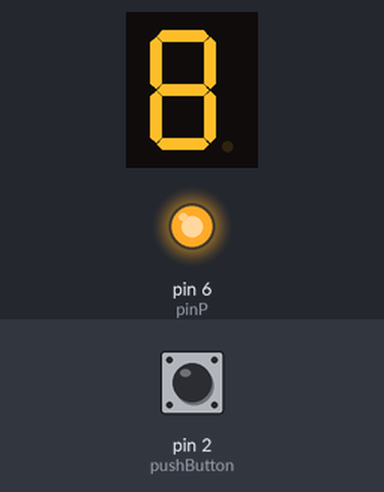
Recording of a sketch running on a simulated Arduino Uno, built with avr-gcc and run on an emulated ATmega328P. Parts: 1-digit seven-segment display, output pins drawn as LEDs (lit = HIGH). Wiring (inferred from the names in the program): 1-digit 7-segment display, segments lit when LOW: segments pin 13, pin 12, pin 11, pin 10, pin 9, pin 8, pin 7. The test bench sets the inputs (shaded band); at power-on: pin 2 (pushButton) HIGH. The segment pins are drawn as the display they are named for; pins used as bus, display or sensor lines are not drawn.

Above: at 7.8 s.
7.9 s: pin 2 (pushButton) pulled LOW for 3 s
At 10.9 s:
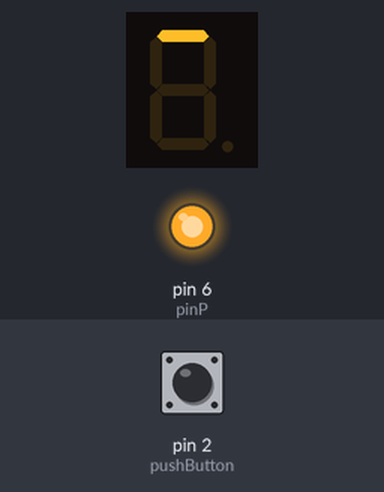
At 11.4 s:
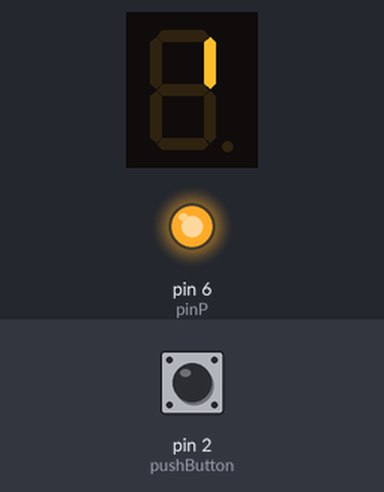
Timing chart, 0 to 12.9 s (numbered marks = the images above; inputs shaded):
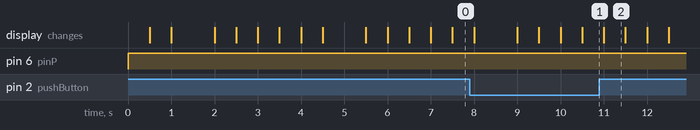

Measured:
- after the input at 7.9 s, the display: first differs from a run without the input after 2.6 s (image 1)
- what the display in image 2 shows lasts 0.5 s, from 11.0 s to 11.5 s

The sketch:

Student_ID_Marquee.ino
```cpp
byte pinA=13, pinB=12, pinC=11, pinD=10, pinE=9, pinF=8, pinG=7, pinP=6;
byte pushButton = 2;
void setup(){
    pinMode(pinA, OUTPUT); pinMode(pinB, OUTPUT); pinMode(pinC, OUTPUT);
    pinMode(pinD, OUTPUT); pinMode(pinE, OUTPUT); pinMode(pinF, OUTPUT);
    pinMode(pinG, OUTPUT); pinMode(pinP, OUTPUT);
    pinMode(pushButton, INPUT);
}

void showSevenSeg(byte A, byte B, byte C, byte D, byte E, byte F, byte G, byte P) {
    digitalWrite(pinA, A); digitalWrite(pinB, B); digitalWrite(pinC, C);
    digitalWrite(pinD, D); digitalWrite(pinE, E); digitalWrite(pinF, F);
    digitalWrite(pinG, G); digitalWrite(pinP, P);
}
void loop() {
    // read the input pin:
    int buttonState = digitalRead(pushButton);

    //show the marquee
    if (buttonState == LOW){
        showSevenSeg(0,1,1,1,1,1,1,1);
        delay(500);
        showSevenSeg(1,0,1,1,1,1,1,1);
        delay(500);
        showSevenSeg(1,1,0,1,1,1,1,1);
        delay(500);
        showSevenSeg(1,1,1,0,1,1,1,1);
        delay(500);
        showSevenSeg(1,1,1,1,0,1,1,1);
        delay(500);
        showSevenSeg(1,1,1,1,1,0,1,1);
        delay(500);
    }

    //show your student id
    else{
        showSevenSeg(0,0,0,0,0,0,1,1); //0
        delay(500);
        showSevenSeg(0,0,0,0,0,0,0,1); //8
        delay(500);
        showSevenSeg(1,0,0,1,1,1,1,1); //1
        delay(500);
        showSevenSeg(1,0,0,1,1,1,1,1); //1
        delay(500);
        showSevenSeg(0,1,0,0,1,0,0,1); //5
        delay(500);
        showSevenSeg(0,1,0,0,0,0,0,1); //6
        delay(500);
        showSevenSeg(0,0,1,0,0,1,0,1); //2
        delay(500);
    }
}
```
